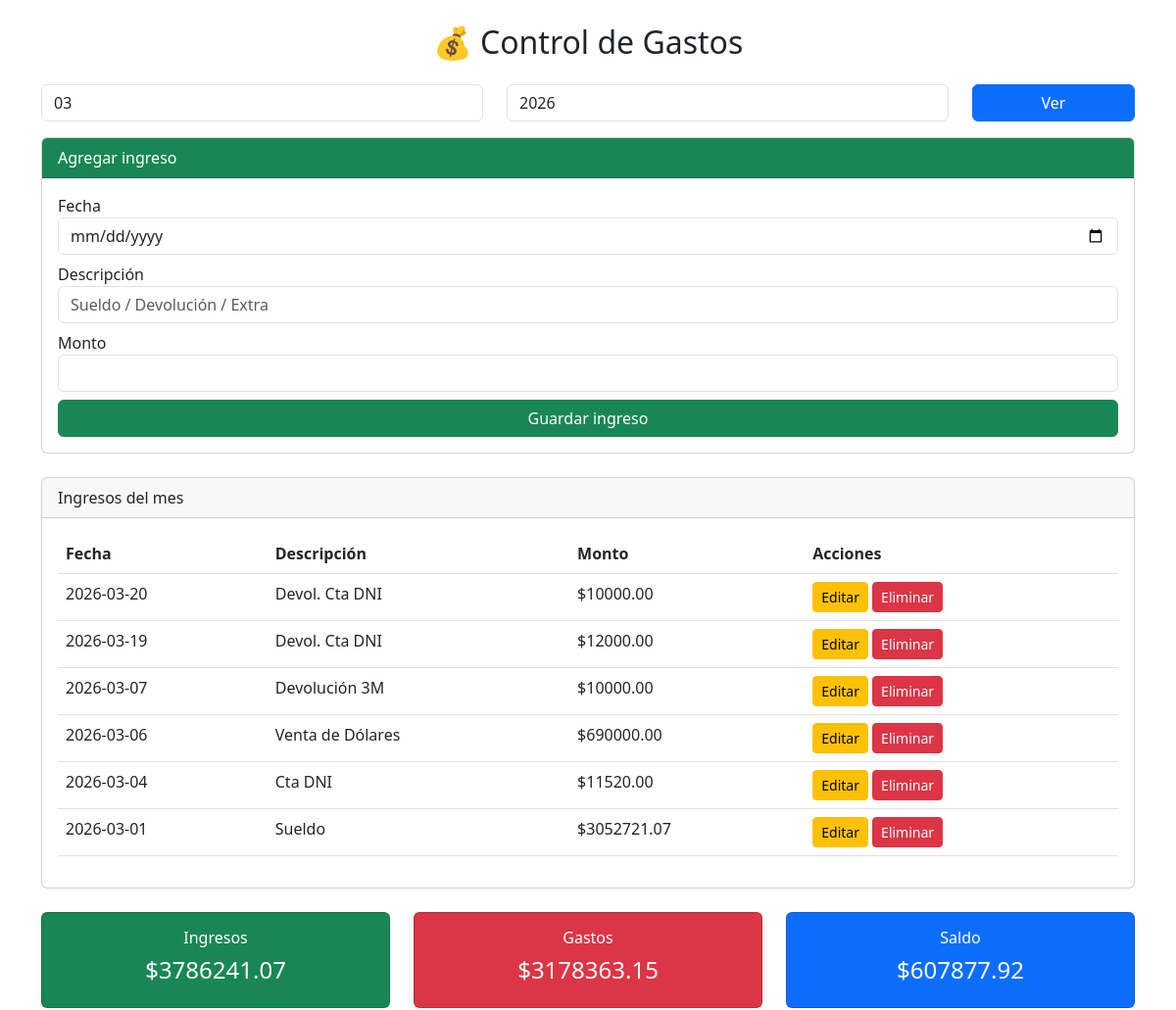
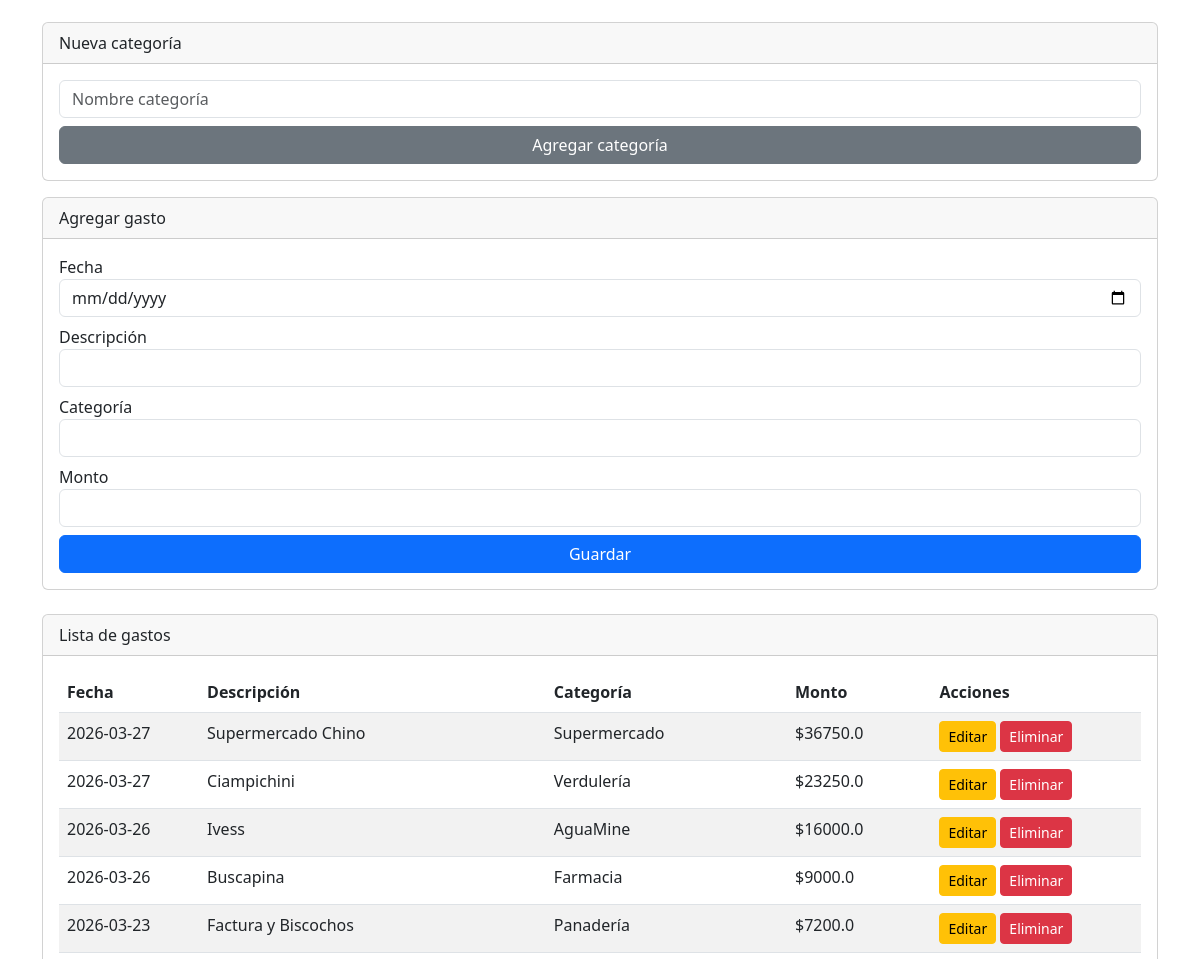
Before: / (upper part) with the older database file (2 pictures, top to bottom).
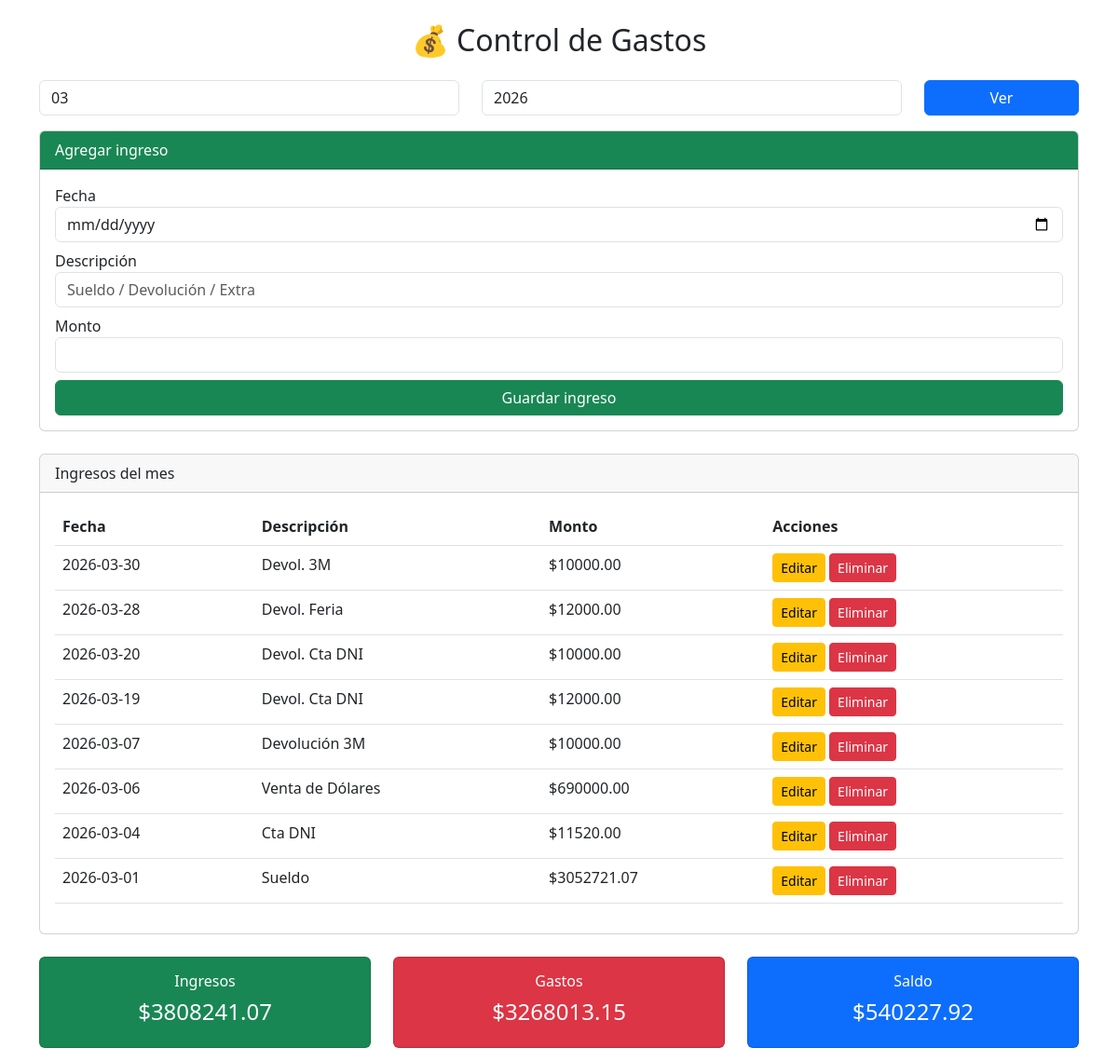
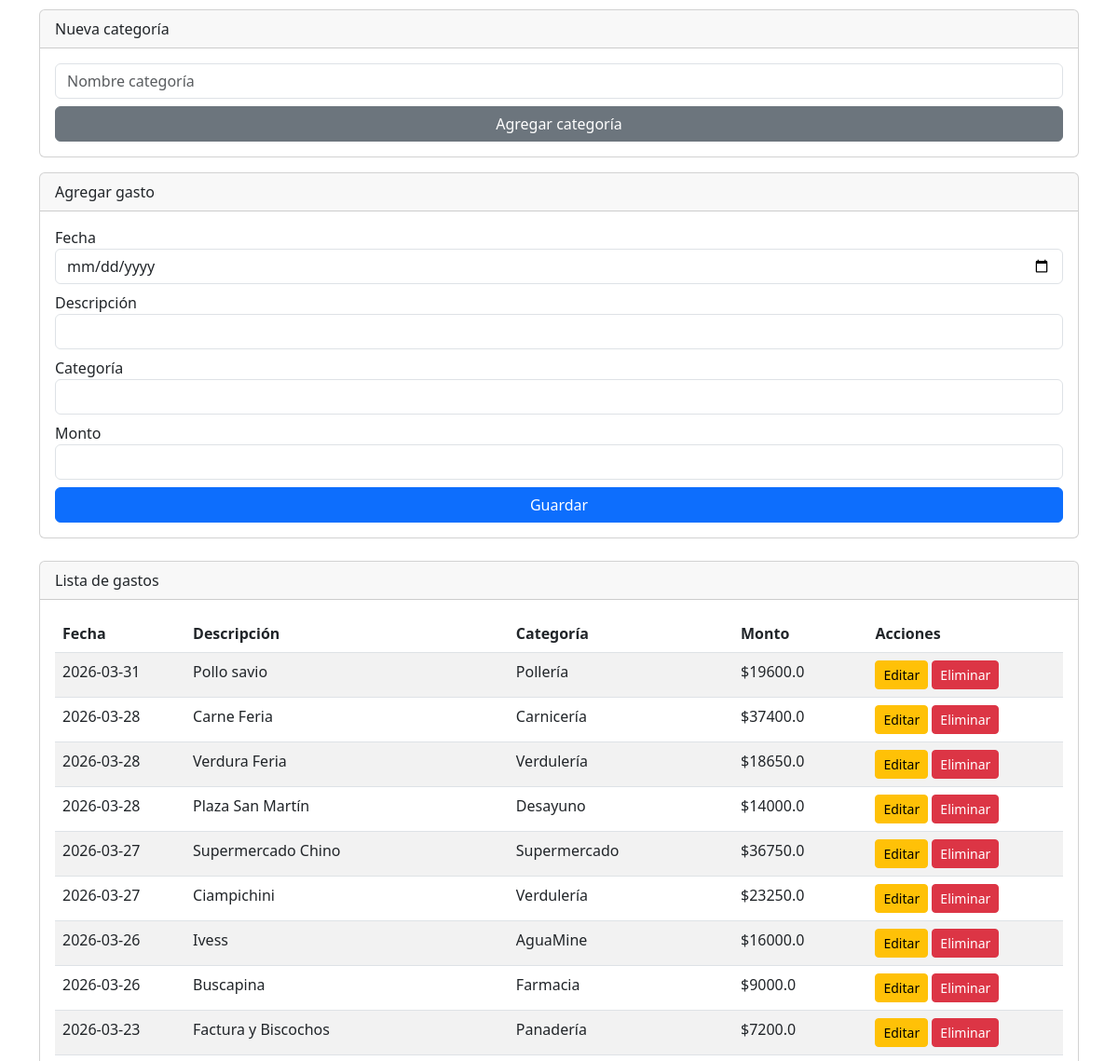
After: the same page with the newer database file (2 pictures, top to bottom).
### tables this page shows
CREATE TABLE ingresos(
            id INTEGER PRIMARY KEY AUTOINCREMENT,
            fecha TEXT,
            descripcion TEXT,
            monto REAL
        );

CREATE TABLE gastos (
        id INTEGER PRIMARY KEY AUTOINCREMENT,
        fecha TEXT,
        descripcion TEXT,
        categoria TEXT,
        monto REAL
    );

### app.py (the view)
@app.route("/")
def index():
    mes = request.args.get("mes")
    anio = request.args.get("anio")
    if not mes:
        from datetime import datetime
        hoy = datetime.now()
        mes = hoy.strftime("%m")
        anio = hoy.strftime("%Y")
    conn = conectar()
    cursor = conn.cursor()
    cursor.execute("""
        SELECT id, fecha, descripcion, monto
        FROM ingresos
        WHERE strftime('%m', fecha) = ?
        AND strftime('%Y', fecha) = ?
        ORDER BY fecha DESC
    """, (mes, anio))
    ingresos = cursor.fetchall()
    cursor.execute("""
        SELECT SUM(monto) FROM ingresos
        WHERE strftime('%m', fecha) = ?
        AND strftime('%Y', fecha) = ?
    """, (mes, anio))
    total_ingresos = cursor.fetchone()[0] or 0
    cursor.execute("""
        SELECT SUM(monto) FROM gastos
        WHERE strftime('%m', fecha) = ?
        AND strftime('%Y', fecha) = ?
    """, (mes, anio))
    total_gastos = cursor.fetchone()[0] or 0
    cursor.execute("""
        SELECT id, fecha, descripcion, categoria, monto
        FROM gastos
        WHERE strftime('%m', fecha) = ?
        AND strftime('%Y', fecha) = ?
        ORDER BY fecha DESC
    """, (mes, anio))
    gastos = cursor.fetchall()
    cursor.execute("SELECT nombre FROM categorias ORDER BY nombre")
    categorias = [fila[0] for fila in cursor.fetchall()]
    conn.close()
    return render_template("index.html",
        gastos=gastos,
        ingresos=ingresos,
        categorias=categorias,
        total_ingresos=total_ingresos,
        total_gastos=total_gastos,
        mes=mes,
        anio=anio
    )

### app.py (called while the page is built)
def conectar():
    conn = sqlite3.connect("gastos.db", timeout=10)
    conn.execute("PRAGMA journal_mode=WAL;")
    return conn

### templates/index.html (shortened to what this page needs)
<!DOCTYPE html>
<html>
<head>
    <link href="https://cdn.jsdelivr.net/npm/bootstrap@5.3.0/dist/css/bootstrap.min.css" rel="stylesheet">
</head>
<body>
<div class="container mt-4">
    <h2 class="text-center mb-4">💰 Control de Gastos</h2>
    <form method="get" class="row mb-3">
        <div class="col-5">
            <input type="number" name="mes" value="{{ mes }}" class="form-control" placeholder="Mes (01-12)">
        </div>
        <div class="col-5">
            <input type="number" name="anio" value="{{ anio }}" class="form-control" placeholder="Año">
        </div>
        <div class="col-2">
            <button class="btn btn-primary w-100">Ver</button>
        </div>
    </form>
    <div class="card mb-4">
        <div class="card-header bg-success text-white">Agregar ingreso</div>
        <div class="card-body">
            <form action="/agregar_ingreso" method="post">
                <div class="mb-2">
                    <label>Fecha</label>
                    <input type="date" name="fecha" class="form-control">
                </div>
                <div class="mb-2">
                    <label>Descripción</label>
                    <input type="text" name="descripcion" class="form-control" placeholder="Sueldo / Devolución / Extra">
                </div>
                <div class="mb-2">
                    <label>Monto</label>
                    <input type="number" step="0.01" name="monto" class="form-control">
                </div>
                <button type="submit" class="btn btn-success w-100">Guardar ingreso</button>
            </form>
        </div>
    </div>
    <div class="card mb-4">
        <div class="card-header">Ingresos del mes</div>
        <div class="card-body">
            <table class="table">
                <tr>
                    <th>Fecha</th>
                    <th>Descripción</th>
                    <th>Monto</th>
                    <th>Acciones</th>
                </tr>
                {% for ing in ingresos %}
                <tr>
                    <td>{{ ing[1] }}</td>
                    <td>{{ ing[2] }}</td>
                    <td>${{ "%.2f"|format(ing[3]) }}</td>
                    <td>
                        <a href="/editar_ingreso/{{ ing[0] }}" class="btn btn-warning btn-sm">Editar</a>
                        <a href="/eliminar_ingreso/{{ ing[0] }}" class="btn btn-danger btn-sm">Eliminar</a>
                    </td>
                </tr>
                {% endfor %}
            </table>
        </div>
    </div>
    <div class="row text-center mb-4">
        <div class="col-4">
            <div class="card bg-success text-white">
                <div class="card-body">
                    <h6>Ingresos</h6>
                    <h4>${{ "%.2f"|format(total_ingresos) }}</h4>
                </div>
            </div>
        </div>
        <div class="col-4">
            <div class="card bg-danger text-white">
                <div class="card-body">
                    <h6>Gastos</h6>
                    <h4>${{ "%.2f"|format(total_gastos) }}</h4>
                </div>
            </div>
        </div>
        <div class="col-4">
            <div class="card bg-primary text-white">
                <div class="card-body">
                    <h6>Saldo</h6>
                    <h4>${{ "%.2f"|format(total_ingresos - total_gastos) }}</h4>
                </div>
            </div>
        </div>
    </div>
    <div class="card mb-3">
        <div class="card-header">Nueva categoría</div>
            <div class="card-body">
                <form action="/agregar_categoria" method="post">
                    <input type="text" name="nombre" class="form-control mb-2" placeholder="Nombre categoría">
                    <button type="submit" class="btn btn-secondary w-100">Agregar categoría</button>
                </form>
            </div>
    </div>
    <div class="card mb-4">
        <div class="card-header">Agregar gasto</div>
        <div class="card-body">
            <form action="/agregar" method="post">
                <div class="mb-2">
                    <label>Fecha</label>
                    <input type="date" name="fecha" class="form-control">
                </div>
                <div class="mb-2">
                    <label>Descripción</label>
                    <input type="text" name="descripcion" class="form-control">
                </div>
                <div class="mb-2">
                    <label>Categoría</label>
                    <select name="categoria" class="form-control">
                        {% for cat in categorias %}
                        <option value="{{ cat }}">{{ cat }}</option>
                        {% endfor %}
                    </select>
                </div>
                <div class="mb-2">
                    <label>Monto</label>
                    <input type="number" step="0.01" name="monto" class="form-control">
                </div>
                <button type="submit" class="btn btn-primary w-100">Guardar</button>
            </form>
        </div>
    </div>
    <div class="card">
        <div class="card-header">Lista de gastos</div>
        <div class="card-body">
            <table class="table table-striped">
                <thead>
                    <tr>
                        <th>Fecha</th>
                        <th>Descripción</th>
                        <th>Categoría</th>
                        <th>Monto</th>
                        <th>Acciones</th>
                    </tr>
                </thead>
                <tbody>
                    {% for gasto in gastos %}
                    <tr>
                        <td>{{ gasto[1] }}</td>
                        <td>{{ gasto[2] }}</td>
                        <td>{{ gasto[3] }}</td>
                        <td>${{ gasto[4] }}</td>
                        <td>
                            <a href="/editar_gasto/{{ gasto[0] }}" class="btn btn-warning btn-sm">Editar</a>
                            <a href="/eliminar/{{ gasto[0] }}" class="btn btn-danger btn-sm">Eliminar</a>
                        </td>
                    </tr>
                    {% endfor %}
                </tbody>
            </table>
        </div>
    </div>
</div>
</body>
</html>

Changed rows visible on the page:
added ingresos: fecha "2026-03-30", descripcion "Devol. 3M", monto "10000.00"
added ingresos: fecha "2026-03-28", descripcion "Devol. Feria", monto "12000.00"
added gastos: fecha "2026-03-31", descripcion "Pollo savio", categoria "Pollería", monto "19600.0"
added gastos: fecha "2026-03-28", descripcion "Carne Feria", categoria "Carnicería", monto "37400.0"
added gastos: fecha "2026-03-28", descripcion "Verdura Feria", categoria "Verdulería", monto "18650.0"
added gastos: fecha "2026-03-28", descripcion "Plaza San Martín", categoria "Desayuno", monto "14000.0"
Other visible differences:
{{ "%.2f"|format(total_ingresos) }}: "3786241.07" → "3808241.07"
{{ "%.2f"|format(total_gastos) }}: "3178363.15" → "3268013.15"
{{ "%.2f"|format(total_ingresos - total_gastos) }}: "607877.92" → "540227.92"
